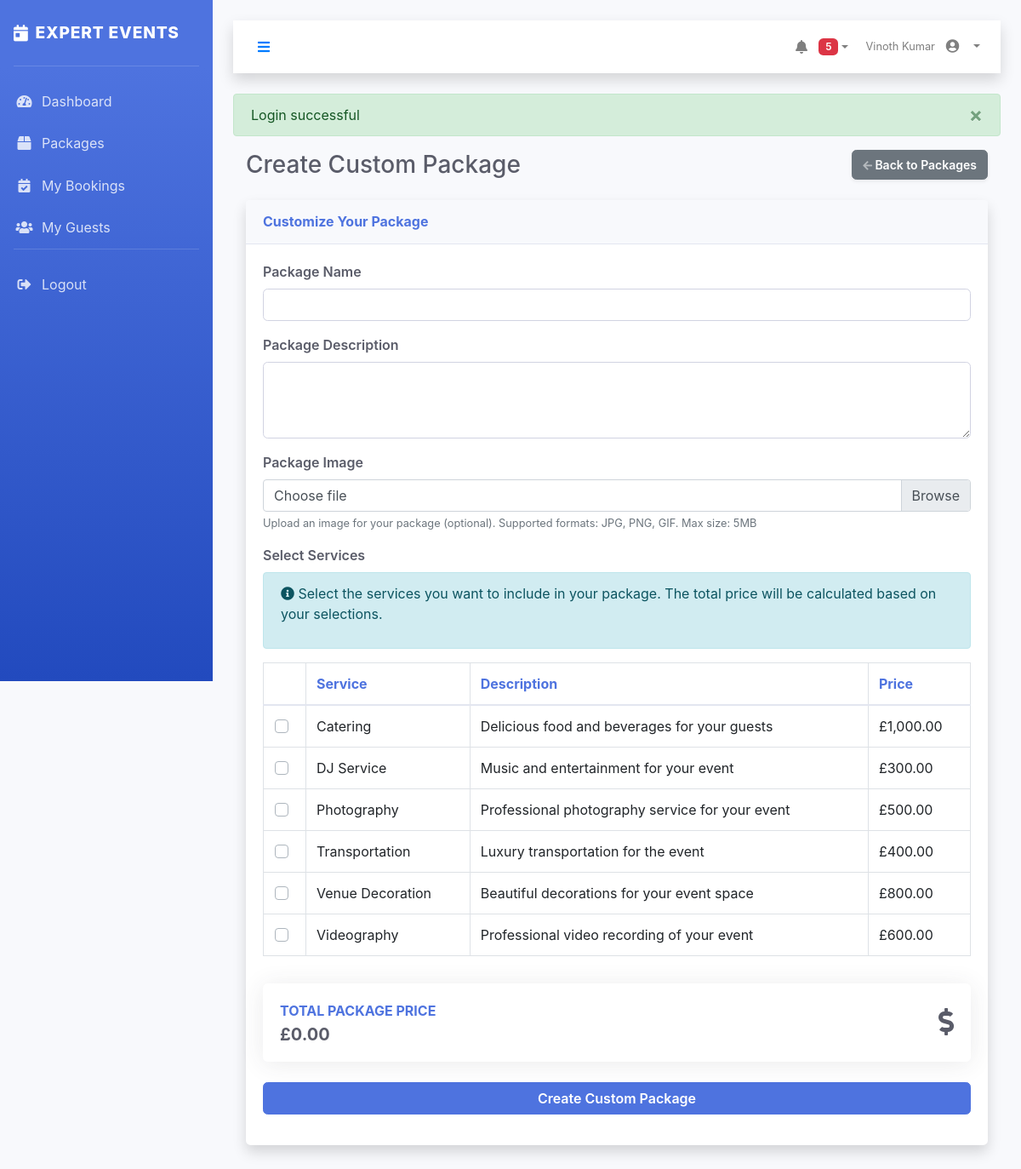
The app's page /pages/customize-package.php (signed in) with its own data.
### tables this page shows
CREATE TABLE `services` (
  `id` bigint(20) UNSIGNED NOT NULL,
  `name` varchar(100) NOT NULL,
  `description` text DEFAULT NULL,
  `price` decimal(10,2) NOT NULL
);

### config/database.php (called while the page is built, shortened)
<?php
class Database {
    private static $instance = null;
    private $connection;
    private function __construct() {
        $host = "localhost";
        $port = "3306";
        $dbname = "event_v2";
        $user = "root";
        $password = "";
        $dsn = "mysql:host=$host;port=$port;dbname=$dbname;charset=utf8mb4";
        try {
            $this->connection = new PDO($dsn, $user, $password);
            $this->connection->setAttribute(PDO::ATTR_ERRMODE, PDO::ERRMODE_EXCEPTION);
        } catch (PDOException $e) {
            echo "Database Connection Error: " . $e->getMessage();
            exit;
        }
    }
    public static function getInstance() {
        if (self::$instance === null) {
            self::$instance = new self();
        }
        return self::$instance;
    }
    public function query($sql, $params = []) {
        try {
            $stmt = $this->connection->prepare($sql);
            $stmt->execute($params);
            return $stmt->fetchAll(PDO::FETCH_ASSOC);
        } catch (PDOException $e) {
            echo "Query Error: " . $e->getMessage();
            return false;
        }
    }
}
?>

### pages/customize-package.php (the view, shortened to what this page needs)
<?php
require_once '../includes/header.php';
$db = Database::getInstance();
$services = $db->query("SELECT * FROM services ORDER BY name");
?>
<div class="d-sm-flex align-items-center justify-content-between mb-4">
    <h1 class="h3 mb-0 text-gray-800">Create Custom Package</h1>
    <a href="packages.php" class="d-none d-sm-inline-block btn btn-sm btn-secondary shadow-sm">
        <i class="fas fa-arrow-left fa-sm text-white-50"></i> Back to Packages
    </a>
</div>
<div class="card shadow mb-4">
    <div class="card-header py-3">
        <h6 class="m-0 font-weight-bold text-primary">Customize Your Package</h6>
    </div>
    <div class="card-body">
        <form id="customPackageForm" class="api-form" action="../handlers/packages.php" method="POST" data-redirect="packages.php" enctype="multipart/form-data">
            <div class="form-group">
                <label for="name">Package Name</label>
                <input type="text" class="form-control" id="name" name="name" required>
            </div>
            <div class="form-group">
                <label for="description">Package Description</label>
                <textarea class="form-control" id="description" name="description" rows="3" required></textarea>
            </div>
            <div class="form-group">
                <label for="image">Package Image</label>
                <div class="custom-file">
                    <label class="custom-file-label" for="image">Choose file</label>
                </div>
                <small class="form-text text-muted">Upload an image for your package (optional). Supported formats: JPG, PNG, GIF. Max size: 5MB</small>
            </div>
            <div class="form-group">
                <label>Select Services</label>
                <div class="alert alert-info mb-3">
                    <p><i class="fas fa-info-circle"></i> Select the services you want to include in your package. The total price will be calculated based on your selections.</p>
                </div>
                <div class="table-responsive">
                    <table class="table table-bordered">
                        <thead>
                            <tr>
                                <th style="width: 50px;"></th>
                                <th>Service</th>
                                <th>Description</th>
                                <th>Price</th>
                            </tr>
                        </thead>
                        <tbody>
                            <?php foreach ($services as $service): ?>
                                <tr>
                                    <td class="text-center">
                                        <div class="custom-control custom-checkbox">
                                        </div>
                                    </td>
                                    <td><?php echo $service['name']; ?></td>
                                    <td><?php echo $service['description']; ?></td>
                                    <td>£<?php echo number_format($service['price'], 2); ?></td>
                                </tr>
                            <?php endforeach; ?>
                        </tbody>
                    </table>
                </div>
            </div>
            <div class="card mb-4 border-left-primary">
                <div class="card-body">
                    <div class="row no-gutters align-items-center">
                        <div class="col mr-2">
                            <div class="text-xs font-weight-bold text-primary text-uppercase mb-1">
                                Total Package Price</div>
                            <div class="h5 mb-0 font-weight-bold text-gray-800" id="totalPrice">$0.00</div>
                        </div>
                        <div class="col-auto">
                            <i class="fas fa-dollar-sign fa-2x text-gray-300"></i>
                        </div>
                    </div>
                </div>
            </div>
            <div class="form-group">
                <button type="submit" class="btn btn-primary btn-block">Create Custom Package</button>
            </div>
        </form>
    </div>
</div>
<?php require_once '../includes/footer.php'; ?>

### assets/css/style.css (style rules this page uses)
:root { --primary-color: #4e73df; --secondary-color: #1cc88a; --dark-color: #5a5c69; --light-color: #f8f9fc; --danger-color: #e74a3b; --warning-color: #f6c23e; --info-color: #36b9cc; }
body { font-family: 'Nunito', -apple-system, BlinkMacSystemFont, 'Segoe UI', Roboto, 'Helvetica Neue', Arial, sans-serif; background-color: #f8f9fc; color: #5a5c69; }
.card { background-color: white; border: 0; border-radius: 0.35rem; box-shadow: 0 0.15rem 1.75rem 0 rgba(58, 59, 69, 0.1); margin-bottom: 1.5rem; }
.card-header { padding: 0.75rem 1.25rem; background-color: #f8f9fc; border-bottom: 1px solid #e3e6f0; }
.card-body { padding: 1.25rem; }
.table thead th { vertical-align: bottom; border-bottom: 2px solid #e3e6f0; font-weight: 700; color: #4e73df; }
.form-control { border-radius: 0.35rem; padding: 0.5rem 1rem; border: 1px solid #d1d3e2; }
label { font-weight: 600; margin-bottom: 0.5rem; }
.btn { border-radius: 0.35rem; padding: 0.375rem 0.75rem; font-weight: 600; transition: all 0.2s; }
.btn-primary { background-color: #4e73df; border-color: #4e73df; }
.text-primary { color: #4e73df !important; }

### records on screen
services: name "Catering", description "Delicious food and beverages for your guests", price "1,000.00"
services: name "DJ Service", description "Music and entertainment for your event", price "300.00"
services: name "Photography", description "Professional photography service for your event", price "500.00"
services: name "Transportation", description "Luxury transportation for the event", price "400.00"
services: name "Venue Decoration", description "Beautiful decorations for your event space", price "800.00"
services: name "Videography", description "Professional video recording of your event", price "600.00"

### other values on screen
$item['title'] "Dashboard"
$item['title'] "Packages"
$item['title'] "My Bookings"
$item['title'] "My Guests"
$unreadCount "5"
$_SESSION['user_name'] "Vinoth Kumar"
$_SESSION['flash_message'] "Login successful"
